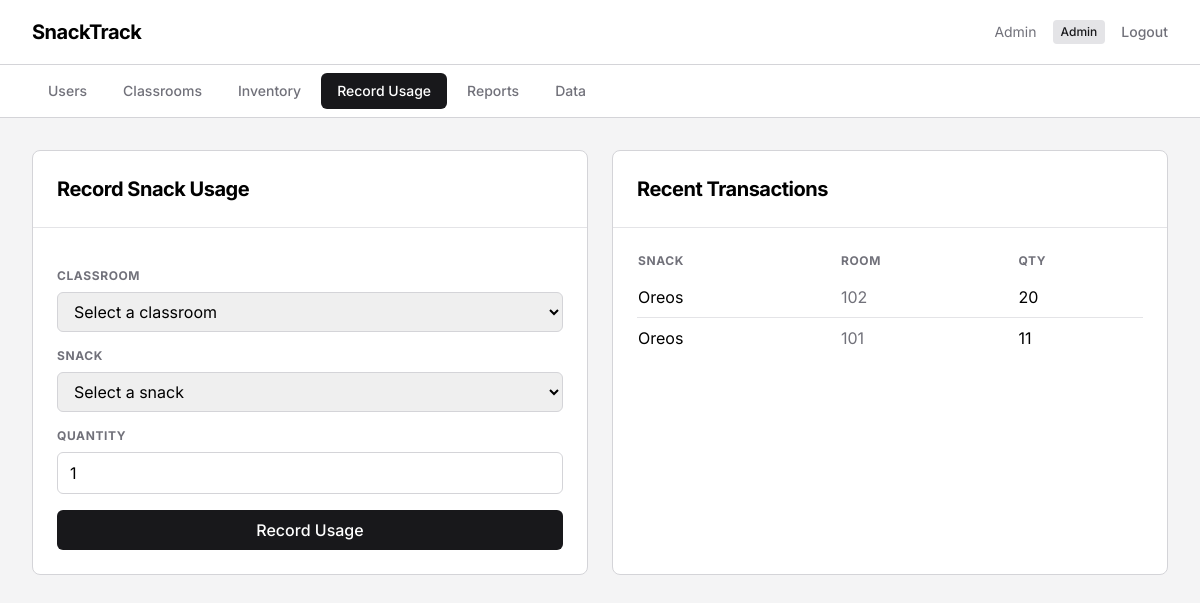
The page /admin-dashboard/usage/ (signed in) on the database its author committed.
### core/models.py (models this page shows, shortened)
class Transaction(models.Model):
    snack_id_ref = models.IntegerField(null=True)
    snack_name = models.CharField(max_length=255)
    classroom_id_ref = models.IntegerField(null=True)
    classroom_name = models.CharField(max_length=255)
    quantity = models.IntegerField()
    user_id_ref = models.IntegerField(null=True)
    user_name = models.CharField(max_length=255)
    transaction_type = models.CharField(max_length=50, default='usage')
    created_at = models.DateTimeField(auto_now_add=True)

### core/views.py (the view)
# urls.py: path('admin-dashboard/', views.admin_dashboard, name='admin_dashboard'),
@admin_required
def admin_dashboard(request, default_tab=None):
    tab = request.GET.get('tab', default_tab or 'users')
    all_snacks = models.get_all_snacks()
    summary = models.get_usage_summary()
    context = {
        'tab': tab,
        'users': models.get_all_users(),
        'classrooms': models.get_all_classrooms(),
        'snacks': all_snacks,
        'available_snacks': [s for s in all_snacks if s.quantity > 0],
        'transactions': models.get_recent_transactions(10),
        'summary': summary,
        'summary_json': json.dumps(summary, default=str),
        'stats': {
            'users': models.User.objects.count(),
            'classrooms': models.Classroom.objects.count(),
            'snacks': models.Snack.objects.count(),
            'transactions': models.Transaction.objects.count(),
        },
        'user_name': request.session.get('user_name', ''),
    }
    return render(request, 'admin_dashboard.html', context)

### core/models.py (called while the page is built)
def get_all_users():
    return User.objects.all()

def get_all_classrooms():
    return Classroom.objects.all()

def get_all_snacks():
    return Snack.objects.all()

def get_recent_transactions(limit=10):
    return Transaction.objects.order_by('-created_at')[:limit]

### core/views.py (called while the page is built)
def admin_required(view):
    @wraps(view)
    def wrapper(request, *args, **kwargs):
        if 'user_id' not in request.session:
            return redirect('login')
        if request.session.get('user_role') != 'admin':
            return redirect('staff_dashboard')
        return view(request, *args, **kwargs)
    return wrapper

### core/templates/admin_dashboard.html (shortened to what this page needs)
<!DOCTYPE html>
<html lang="en">
<head>
  <script src="https://cdn.tailwindcss.com"></script>
</head>
<body class="min-h-screen bg-zinc-100">
<header class="bg-white border-b border-zinc-300 sticky top-0 z-50">
  <div class="max-w-7xl mx-auto px-4 sm:px-6 lg:px-8">
    <div class="flex justify-between items-center h-16">
      <h1 class="text-xl font-bold tracking-tight">SnackTrack</h1>
      <div class="flex items-center gap-4">
        <span class="text-sm text-zinc-500">{{ user_name }}</span>
        <span class="px-2 py-1 bg-zinc-200 text-zinc-900 text-xs font-medium rounded">Admin</span>
        <a href="{% url 'logout' %}" class="text-zinc-500 hover:text-zinc-900 text-sm font-medium">Logout</a>
      </div>
    </div>
  </div>
</header>
<div class="bg-white border-b border-zinc-300">
  <div class="max-w-7xl mx-auto px-4 sm:px-6 lg:px-8">
    <div class="flex gap-1 py-2">
      <a href="{% url 'admin_dashboard' %}" class="px-4 py-2 text-sm font-medium rounded-md {% if tab == 'users' %}tab-active{% else %}text-zinc-500 hover:bg-zinc-200{% endif %}">Users</a>
      <a href="{% url 'admin_classrooms' %}" class="px-4 py-2 text-sm font-medium rounded-md {% if tab == 'classrooms' %}tab-active{% else %}text-zinc-500 hover:bg-zinc-200{% endif %}">Classrooms</a>
      <a href="{% url 'admin_inventory' %}" class="px-4 py-2 text-sm font-medium rounded-md {% if tab == 'inventory' %}tab-active{% else %}text-zinc-500 hover:bg-zinc-200{% endif %}">Inventory</a>
      <a href="{% url 'admin_usage' %}" class="px-4 py-2 text-sm font-medium rounded-md {% if tab == 'usage' %}tab-active{% else %}text-zinc-500 hover:bg-zinc-200{% endif %}">Record Usage</a>
      <a href="{% url 'admin_dashboard' %}?tab=reports" class="px-4 py-2 text-sm font-medium rounded-md {% if tab == 'reports' %}tab-active{% else %}text-zinc-500 hover:bg-zinc-200{% endif %}">Reports</a>
      <a href="{% url 'admin_data' %}" class="px-4 py-2 text-sm font-medium rounded-md {% if tab == 'data' %}tab-active{% else %}text-zinc-500 hover:bg-zinc-200{% endif %}">Data</a>
    </div>
  </div>
</div>
<main class="max-w-7xl mx-auto px-4 sm:px-6 lg:px-8 py-8">
  {% if tab == 'usage' %}
  <div class="grid grid-cols-1 lg:grid-cols-2 gap-6">
    <div class="bg-white border border-zinc-300 rounded-lg">
      <div class="p-6 border-b border-zinc-200">
        <h2 class="text-xl font-bold tracking-tight">Record Snack Usage</h2>
      </div>
      <form method="post" action="{% url 'record_usage' %}" class="p-6 space-y-4">
        <div>
          <label class="block text-xs font-bold uppercase tracking-wider text-zinc-500 mb-2">Classroom</label>
          <select name="classroom_id" required title="Select a classroom" class="w-full px-3 py-2 border border-zinc-300 rounded-md">
            <option value="">Select a classroom</option>
          </select>
        </div>
        <div>
          <label class="block text-xs font-bold uppercase tracking-wider text-zinc-500 mb-2">Snack</label>
          <select name="snack_id" required title="Select a snack to record usage" class="w-full px-3 py-2 border border-zinc-300 rounded-md">
            <option value="">Select a snack</option>
          </select>
        </div>
        <div>
          <label class="block text-xs font-bold uppercase tracking-wider text-zinc-500 mb-2">Quantity</label>
          <input type="number" name="quantity" value="1" min="1" required title="Enter the quantity of snacks to record" class="w-full px-3 py-2 border border-zinc-300 rounded-md">
        </div>
        <button type="submit" class="w-full bg-zinc-900 text-white py-2 px-4 rounded-md hover:bg-zinc-800 font-medium">Record Usage</button>
      </form>
    </div>
    <div class="bg-white border border-zinc-300 rounded-lg">
      <div class="p-6 border-b border-zinc-200">
        <h2 class="text-xl font-bold tracking-tight">Recent Transactions</h2>
      </div>
      <div class="p-6">
        <table class="w-full">
          <thead>
            <tr>
              <th class="text-left text-xs font-bold uppercase tracking-wider text-zinc-500 pb-2">Snack</th>
              <th class="text-left text-xs font-bold uppercase tracking-wider text-zinc-500 pb-2">Room</th>
              <th class="text-left text-xs font-bold uppercase tracking-wider text-zinc-500 pb-2">Qty</th>
            </tr>
          </thead>
          <tbody class="divide-y divide-zinc-200">
            {% for t in transactions %}
            <tr class="hover:bg-zinc-50">
              <td class="py-2">{{ t.snack_name }}</td>
              <td class="py-2 text-zinc-500">{{ t.classroom_name }}</td>
              <td class="py-2">{{ t.quantity }}</td>
            </tr>
            {% empty %}
            <tr><td colspan="3" class="py-8 text-center text-zinc-500">No transactions yet</td></tr>
            {% endfor %}
          </tbody>
        </table>
      </div>
    </div>
  </div>
  {% endif %}
</main>
</body>
</html>

### core/templates/admin_dashboard.html (style rules this page uses)
body { font-family: 'Inter', sans-serif; }
.tab-active { background-color: #18181b; color: white; }

### rows shown on the page
Transaction: snack_name "Oreos", classroom_name "102", quantity "20"
Transaction: snack_name "Oreos", classroom_name "101", quantity "11"

### other values the page prints
{{ user_name }} "Admin"
